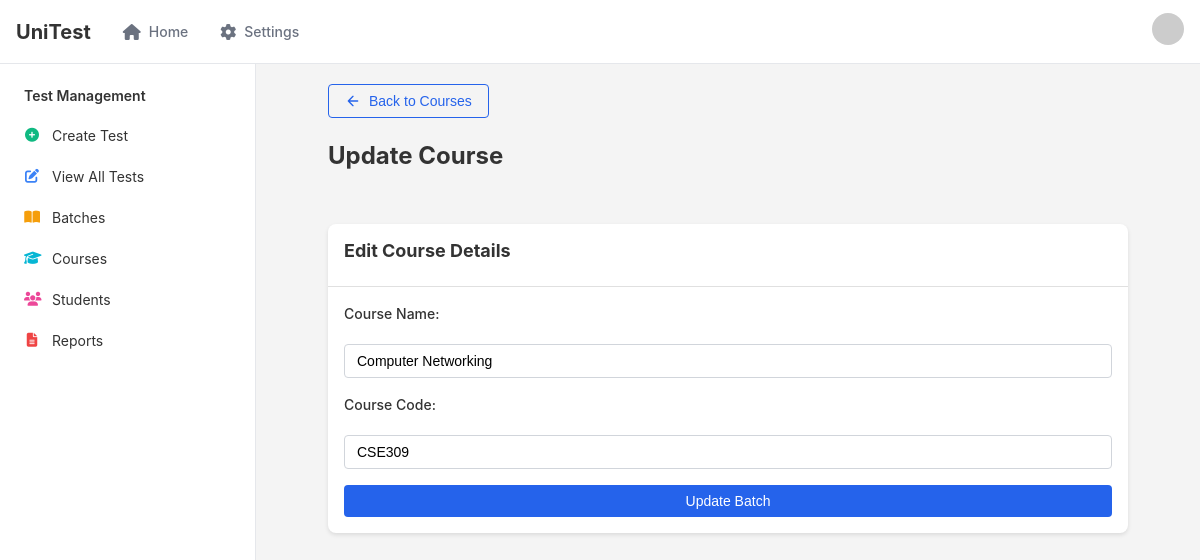
Page /update-course/4/ on the earlier database version.
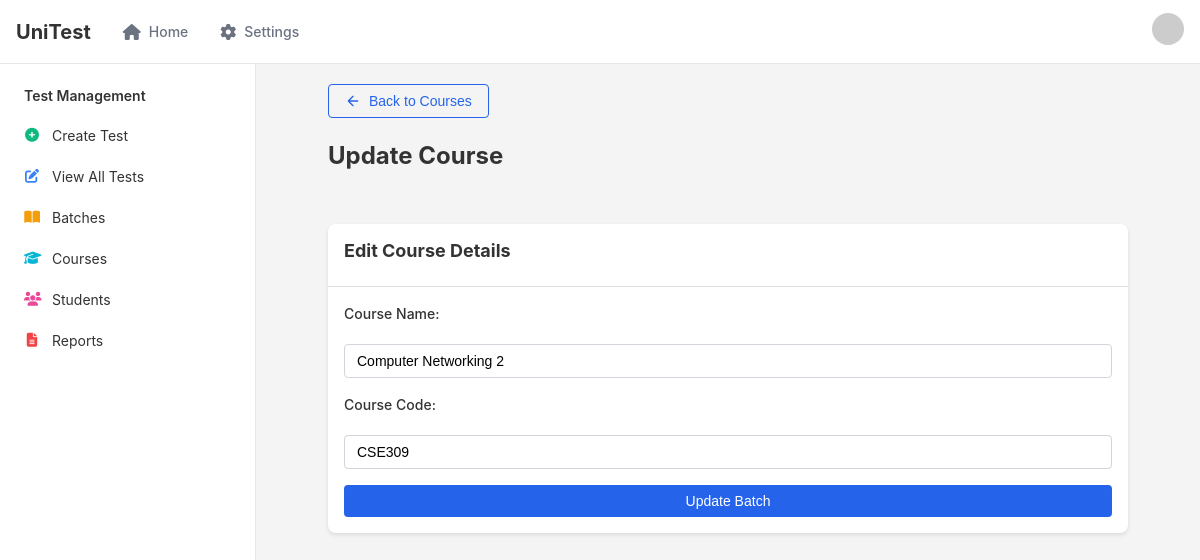
Same page on the later database version.
### base/models.py (models this page shows, shortened)
class Course(models.Model):
    course_name = models.CharField(max_length=255, unique=True)
    course_code = models.CharField(max_length=255, unique=True)

### base/views.py (the view)
# urls.py: path('update-course/<int:course_id>/', views.update_course,                 name = 'update_course'),
def update_course(request, course_id):
    course = Course.objects.get(id=course_id)
    if request.method == 'POST':
        form = courseForm(request.POST, instance=course)
        if form.is_valid():
            form.save()
            return redirect('courses')
    else:
        form = courseForm(instance=course)
    return render(request, 'update_course.html', {'course': course, 'form':form})

### base/forms.py
class courseForm(forms.ModelForm):
    class Meta:
        model = Course
        fields = '__all__'

### templates/update_course.html (shortened to what this page needs)
{% extends 'base.html' %}
{% block content %}
<div class="container">
    <a href = "{% url 'courses'%}">
        <button id="backButton" class="button button-outline mb-5">
            <svg xmlns="http://www.w3.org/2000/svg" width="16" height="16" viewBox="0 0 24 24" fill="none" stroke="currentColor" stroke-width="2" stroke-linecap="round" stroke-linejoin="round" class="mr-2">
                <path d="M19 12H5M12 19l-7-7 7-7"></path>
            </svg>
            Back to Courses
        </button>
    </a>
    <h1>Update Course</h1>
    <div id="updateBatchCard" class="card">
        <header class="card-header">
            <h2>Edit Course Details</h2>
        </header>
        <div class="card-content">
            <form id="updateBatchForm" action="" method="POST" class="form">
                <label for="course_name">Course Name:</label>
                <input type="text" id="course_name" name="course_name" value="{{ form.instance.course_name }}">
                <label for = "course_code">Course Code:</label>
                <input type ="text" id="course_code" name="course_code" value="{{ form.instance.course_code }}">
                <button type="submit" id="updateButton" class="button">Update Batch</button>
            </form>
        </div>
    </div>
</div>
{% endblock %}

Differences in the rows shown:
changed Course "CSE309": course_name "Computer Networking" → "Computer Networking 2"
